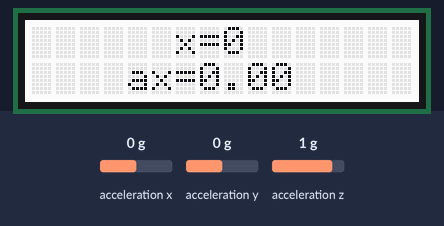
Recording of a sketch running on a simulated Arduino Uno, built with avr-gcc and run on an emulated ATmega328P. Parts: 16×2 character LCD. The inputs (shaded band) are chosen by the test bench; at power-on: acceleration x 0 g, acceleration y 0 g, acceleration z 1 g.

Above: at 1.2 s.
1.3 s: acceleration x set to -1.4 g
At 1.66 s:
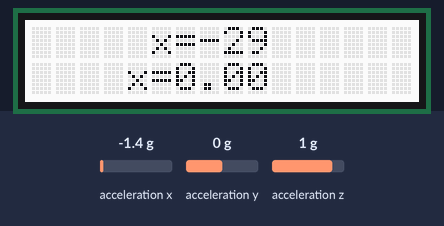
4.3 s: acceleration y set to -1.4 g
At 5.4 s:
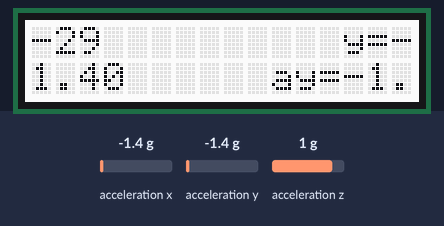
6.5 s: acceleration x set to 0.8 g
At 6.67 s:
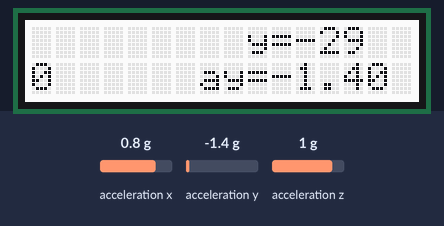
8.2 s: acceleration x set to -0.8 g
At 8.39 s:
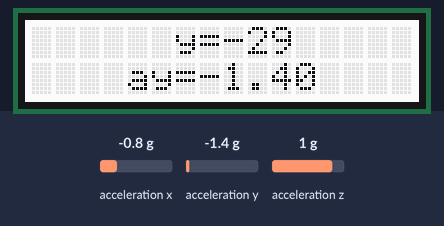
10.5 s: acceleration z set to -1.4 g
At 12.7 s:
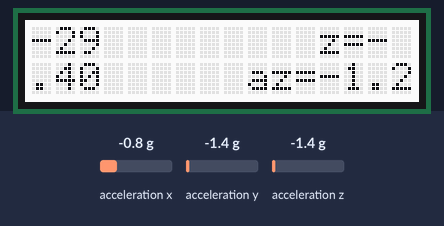
Timing chart, 0 to 13.5 s (numbered marks = the images above; inputs shaded):
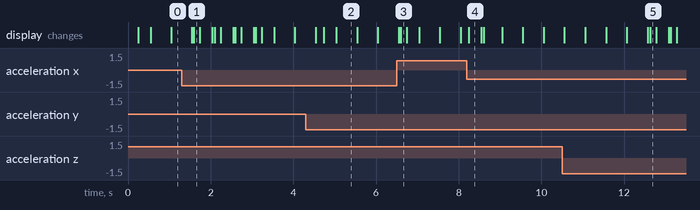

The sketch:

Accelerometer_Test.ino
```cpp
/*============ACCELEROMETER TEST===================
  Dibuat Oleh Tim Digiware
  =================================================
  Konfigurasi Pin:
  |-------------------------------------------------|
  |                             | Arduino Base HAT  |
  |-------------------------------------------------|
  |Grove - 3-axis Accelerometer |         I2C       |
  |Grove - LCD 16x2             |         I2C       |
  |-------------------------------------------------|
*/

#include "MMA7660.h"
MMA7660 acc;

#include <Wire.h>
#include "rgb_lcd.h"
rgb_lcd lcd;

void setup() {

  lcd.begin(16,2);
  acc.init();


}

void loop() {

 int8_t x;
 int8_t y;
  int8_t z;
  float ax,ay,az;

  acc.getXYZ(&x,&y,&z);

  lcd.setCursor(0,0);
  lcd.print("        ");
  lcd.print("x=");
  lcd.print(x);
  lcd.print("          ");
  lcd.print("y=");
  lcd.print(y);
  lcd.print("         ");
  lcd.print("z=");
  lcd.print(z);
  lcd.print("        ");
  delay(100);

  acc.getAcceleration(&ax,&ay,&az);
  lcd.setCursor(0,1);
  lcd.print("      ");
  lcd.print("ax=");
  lcd.print(ax);
  lcd.print("      ");
  lcd.print("ay=");
  lcd.print(ay);
  lcd.print("      ");
  lcd.print("az=");
  lcd.print(az);
  lcd.print("      ");
  delay(300);
  lcd.scrollDisplayLeft();
  delay(10);
}
```

Measured:
- after the input at 1.3 s, the display: first differs from a run without the input after 0.30 s (image 1)
- after the input at 6.5 s, the display: first differs from a run without the input after 0.10 s (image 3)
- what the display in image 2 shows lasts 0.5 s, from 5.0 s to 5.5 s
